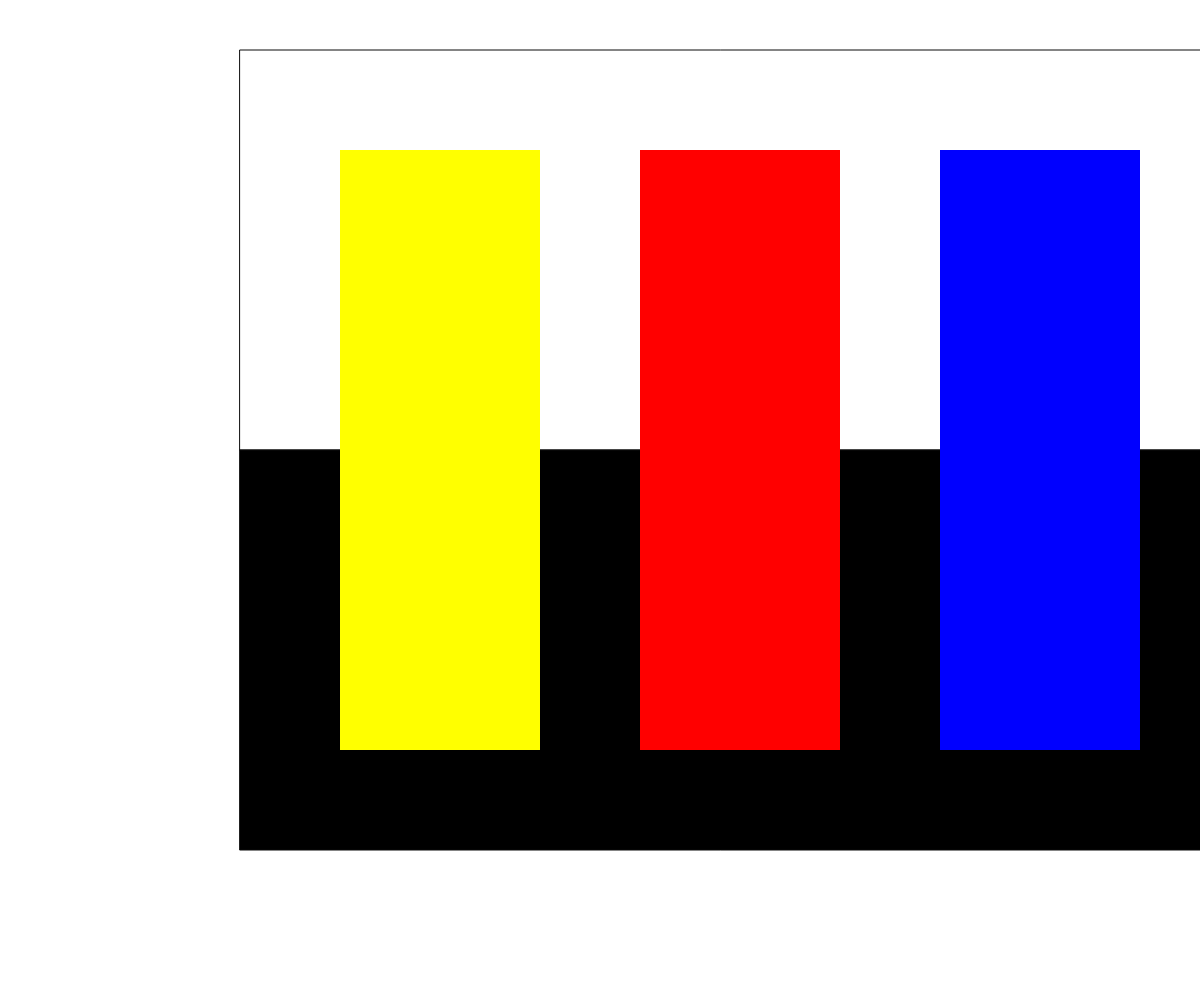
Frame 1 (no input)
Frame 60 (no input): identical to frame 1, image omitted
Frame 120 (the mouse pressed at the canvas centre since frame 60): identical to frame 1, image omitted

The p5.js sketch that drew this single still picture (run headless with seeded random() and noise() and a simulated clock; from frame 60 on, the mouse is pressed at the canvas centre):

// p5.js sketch
// ── sketch.js
function setup() {
    createCanvas(windowWidth, windowHeight);
  }
  
  function draw() {
   //background(220,220,220);
   background(255,255,255);

    //stroke(0,0,0);
    //strokeWeight(25);
    //circle(200,200,500);

    //strokeWeight(25);
   //circle(1300,650,300);
   
   //stroke(255,105,180);
   //line(1000,0,1000,840);
    //line(800,0,800,840);
    //line(600,0,600,840);

    fill(0,0,0);
    stroke(10);
    rect(240,450,1000,400);

    noFill();
    stroke(10);
    rect(240,50,1000,400);

    fill(255,255,0);
    noStroke();
    rect(340,150,200,600);

    fill(255,0,0);
    noStroke();
    rect(640,150,200,600);

    fill(0,0,255)
    noStroke();
    rect(940,150,200,600);

    
    

    
  }
